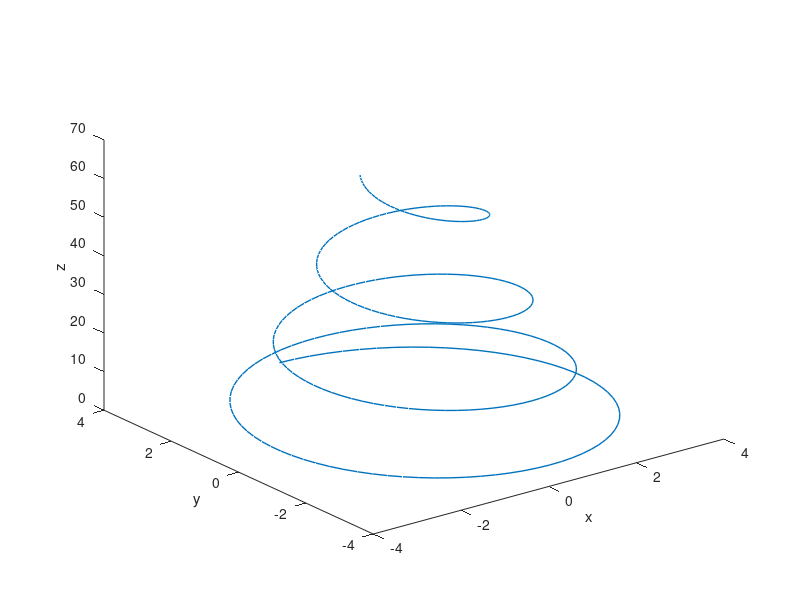

MATLAB code for this plot:
t = linspace(0,30,300);
x = (4 - t / 10) .* sin(0.8*t);
y = (4 - t / 10) .* cos(0.8*t);
z = 0.4*t.^(3/2);
plot3(x,y,z,'linewidth',1);
xlabel('x');
ylabel('y');
zlabel('z');
saveas(gcf,'A3Q10','png'); %Autosave the figure